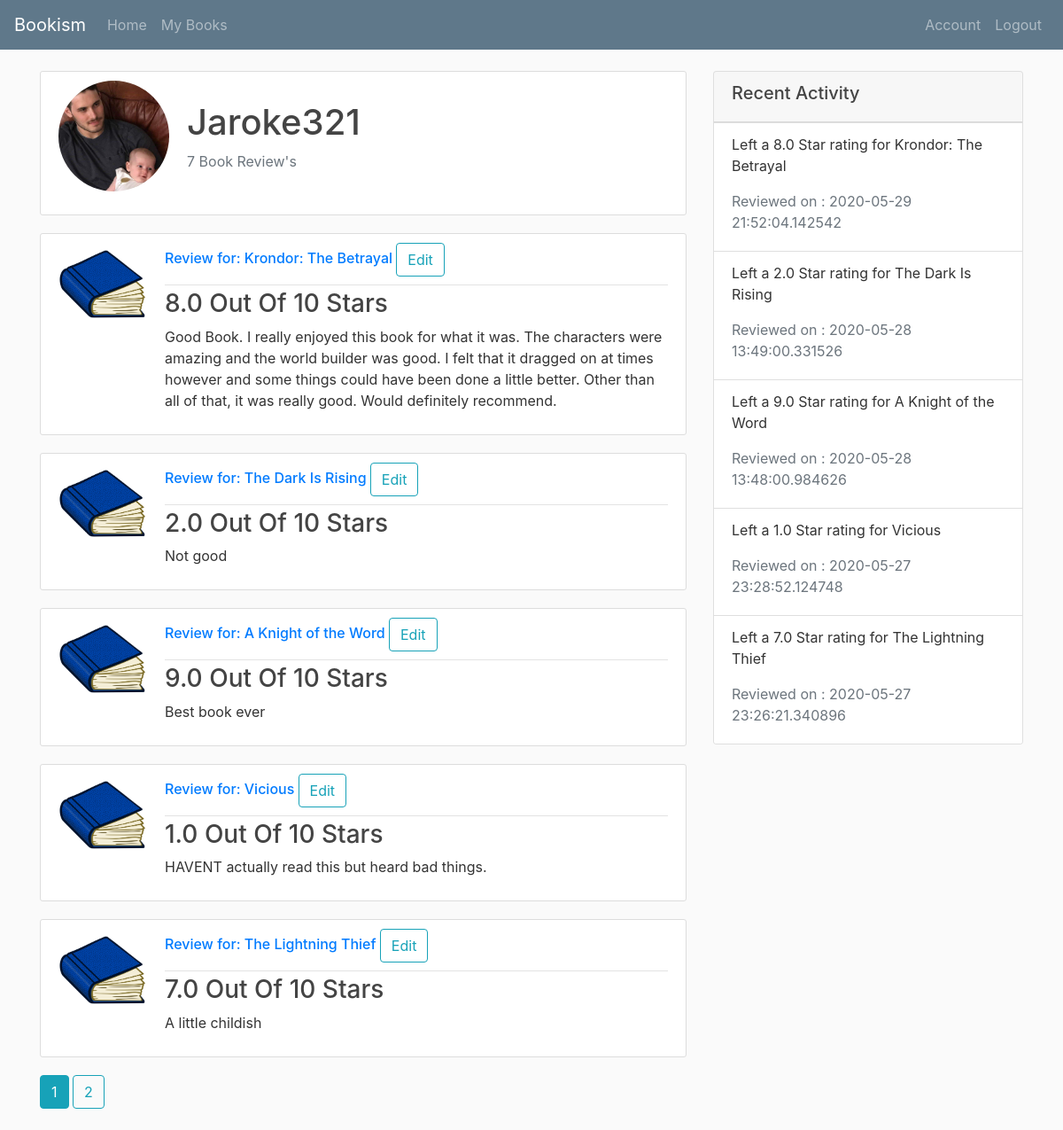
Before: /user/1 (signed in) with the older database file.
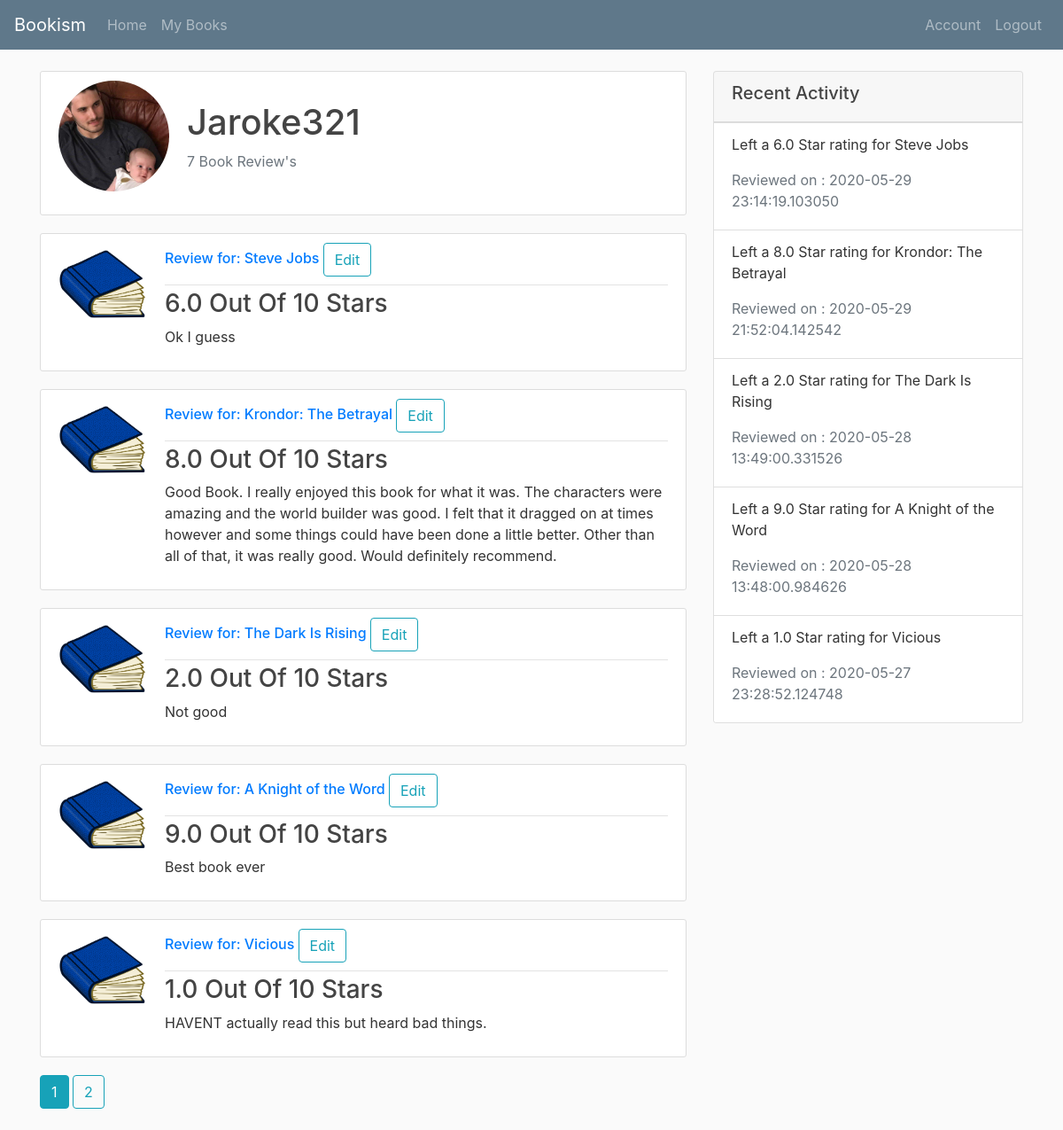
After: the same page with the newer database file.
### project1/models.py (models this page shows)
class User(db.Model, UserMixin):
    id = db.Column(db.Integer, primary_key=True)
    name = db.Column(db.String(25), nullable=False)
    password = db.Column(db.String(60), nullable=False)
    image_file = db.Column(db.String(20), nullable=False, default='default.jpg')
    reviews = db.relationship("Review", back_populates="users")

class Review(db.Model):
    book_id = db.Column(db.String(25), db.ForeignKey('book.id'), primary_key = True)
    user_id = db.Column(db.Integer, db.ForeignKey('user.id'), primary_key = True)
    username = db.Column(db.String(25), nullable=False)
    bookname = db.Column(db.String(50), nullable=False)
    timestamp = db.Column(db.DateTime, default=datetime.utcnow)
    review = db.Column(db.Text)
    rating = db.Column(db.Float)
    books = db.relationship("Book", back_populates="reviews")
    users = db.relationship("User", back_populates="reviews")

class Book(db.Model):
    id = db.Column(db.Integer, primary_key=True)
    isbn = db.Column(db.String(25), nullable=False)
    title = db.Column(db.String(50), nullable=False)
    author = db.Column(db.String(25), nullable=False)
    year = db.Column(db.Integer, nullable=False)
    count_ratings = db.Column(db.Integer)
    overall_rating = db.Column(db.Float)
    image_file = db.Column(db.String(20), nullable=False, default='default.jpg')
    reviews = db.relationship("Review", back_populates="books")

### project1/routes.py (the view)
@app.route("/user/<int:id>")
def users(id):
    user = User.query.get(int(id))  # Get the user with the id of id
    page = request.args.get('page', 1, type=int)
    img_file = url_for('static', filename=f'profile_pics/{user.image_file}')
    user_prof = False  # Used to determine if the user page is the current users page
    if current_user.id == id:
        user_prof = True
    review_count = len(user.reviews) # Holds the number of reviews for the user
    activity_list = []               # Used for the recent activity section for the user
    count = 0                        # Used to limit the amount of activities to 5
    while ((count < 5) and (count < review_count)):
        activity_list.append(user.reviews[-(count+1)])
        count += 1
    reviews = Review.query.filter_by(user_id=user.id)\
        .order_by(desc(Review.timestamp))\
        .paginate(page=page, per_page=5)
    return render_template('user.html', user=user,
        count=review_count, img=img_file, user_prof=user_prof,
        activity_list=activity_list, reviews=reviews)

### project1/models.py (called while the page is built)
@login_manager.user_loader
def load_user(user_id):
    return User.query.get(int(user_id))

### project1/templates/user.html (shortened to what this page needs)
{% extends "index.html" %}
{% block body %}
<div class="col-md-8">
  <div class="container content-section">
    <div class="media align-items-center">
      <img src="{{ img }}" class="rounded-circle account-img" width="80">
      <div class="media-body">
        <h2 class="account-heading">{{ user.name }}</h2>
        <p class="text-secondary">{{ count }} Book Review's</p>
      </div>
    </div>
  </div>
  {% for r in reviews.items %}
    <article class="media content-section">
      <img src="/static/book_pics/{{ r.books.image_file }}" width="100">
      <div class="media-body review-body">
        <div class="article-metadata">
          <h6 class="mr-2">
            <a href="{{ url_for('book', id=r.book_id) }}">Review for: {{ r.bookname }}</a>
            {% if user_prof %}
              <a class="btn btn-outline-info" href="{{ url_for('review', id=r.book_id) }}">Edit</a>
            {% endif %}
          </h6>
        </div>
        <h3 class="article-title">{{ r.rating }} Out Of 10 Stars</h3>
        <p class="article-content">{{ r.review }}</p>
      </div>
    </article>
  {% endfor %}
  {% for page_num in reviews.iter_pages(left_edge=1, right_edge=1, left_current=1, right_current=2) %}
    {% if page_num %}
      {% if reviews.page == page_num %}
        <a class="btn btn-info mb-4" href="{{ url_for('users', id=user.id , page=page_num) }}">{{ page_num }}</a>
      {% else %}
        <a class="btn btn-outline-info mb-4" href="{{ url_for('users', id=user.id, page=page_num) }}">{{ page_num }}</a>
      {% endif %}
    {% else %}
      ...
    {% endif %}
  {% endfor %}
</div>
<div class="col-md-4">
  <div class="card">
    <div class="card-header">
      <h5>Recent Activity</h5>
    </div>
    <ul class="list-group list-group-flush">
      {% for activity in activity_list %}
        <li class="list-group-item">
          <p>Left a {{ activity.rating }} Star rating for {{ activity.books.title }}</p>
          <p class="mb-2 text-muted">Reviewed on : {{ activity.timestamp }}</p>
        </li>
      {% endfor %}
    </ul>
  </div>
</div>
{% endblock %}

### project1/templates/index.html (shortened to what this page needs)
<!DOCTYPE html>
<html>
  <head>
    <link rel="stylesheet" href="https://stackpath.bootstrapcdn.com/bootstrap/4.5.0/css/bootstrap.min.css"
>
    <link rel="stylesheet" type="text/css" href="{{ url_for('static', filename='main.css') }}">
  </head>
  <body>
    <nav class="navbar navbar-expand-lg navbar-dark bg-steel fixed-top">
      <a class="navbar-brand" href="/">Bookism</a>
      <div class="collapse navbar-collapse" id="navbarNav">
        <ul class="navbar-nav">
          <li class="nav-item">
            <a class="nav-link" href="{{ url_for('index') }}">Home</a>
          </li>
          <li class="nav-item">
            <a class="nav-link" href="{{ url_for('users', id=current_user.id) }}">My Books</a>
          </li>
        </ul>
      </div>
      <div class="navbar-nav">
        {% if current_user.is_authenticated %}
          <a class="nav-item nav-link" href="{{ url_for('profile') }}">Account</a>
          <a class="nav-item nav-link" href="{{ url_for('logout') }}">Logout</a>
        {% else %}
          <a class="nav-item nav-link" href="{{ url_for('login') }}">Login</a>
          <a class="nav-item nav-link" href="{{ url_for('register') }}">Register</a>
        {% endif %}
      </div>
    </nav>
    <main role="main" class="container">
      <div class="row justify-content-center">
          {% block body %}{% endblock %}
      </div>
    </main>
  </body>
</html>

### project1/static/main.css (style rules this page uses)
body { background-color: #fafafa; color: #333333; margin-top: 5rem; }
h1, h2, h3, h4, h5, h6 { color: #444444; }
.bg-steel { background-color: #5f788a; }
.content-section { background: #ffffff; padding: 10px 20px; border: 1px solid #dddddd; border-radius: 3px; margin-bottom: 20px; }
.article-title { color: #444444; }
.article-content { white-space: pre-line; }
.article-metadata { padding-bottom: 1px; margin-bottom: 4px; border-bottom: 1px solid #e3e3e3 }
.account-img { height: 125px; width: 125px; margin-right: 20px; margin-bottom: 16px; }
.account-heading { font-size: 2.5rem; }
.review-body { margin-left: 20px; }

Changed rows visible on the page:
no longer on this page (row unchanged): Review: books.image_file (placeholder picture), bookname "The Lightning Thief", rating "7.0", review "A little childish", books "The Lightning Thief", timestamp "2020-05-27 23:26:21.340896"
added Review: books.image_file (placeholder picture), bookname "Steve Jobs", rating "6.0", review "Ok I guess", books "Steve Jobs", timestamp "2020-05-29 23:14:19.103050"
